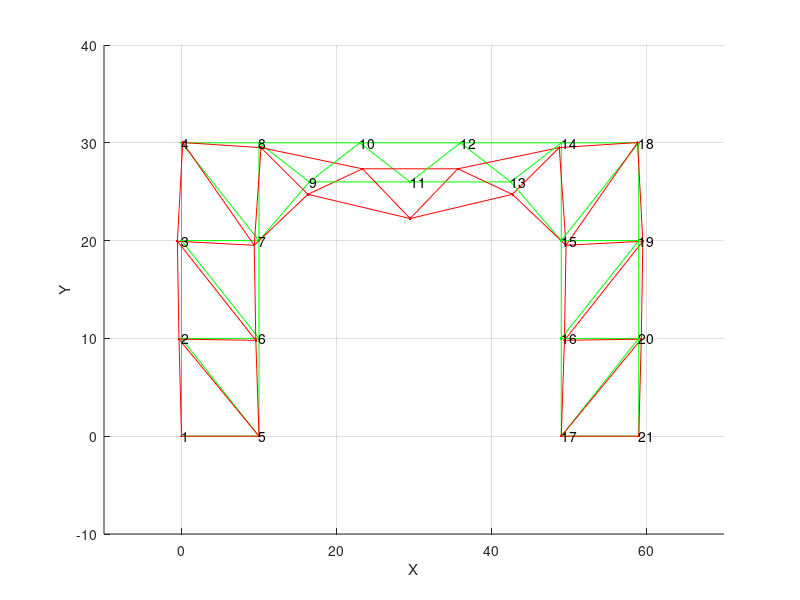

Write the MATLAB code that produced this figure.
% To show 2D built-up structures
% Case: a 2D 16-bar truss
clear all, close all

% (I) Pre-Processor
dx=10; dy=10; % ft
XYZ=[0 0 0;0 dy 0;0 2*dy 0;0 3*dy 0;
    dx 0 0;dx dy 0;dx 2*dy 0;dx 3*dy 0;
    1.65*dx 2.6*dy 0;2.3*dx 3*dy 0;
    2.95*dx 2.6*dy 0;3.6*dx 3*dy 0; 
    4.25*dx 2.6*dy 0;4.9*dx 3*dy 0;
    4.9*dx 2*dy 0;4.9*dx dy 0;4.9*dx 0 0;
    5.9*dx 3*dy 0;5.9*dx 2*dy 0;5.9*dx dy 0;5.9*dx 0 0] %nodal coordinates
CONNEC=[1 2;1 5;2 3;2 5;2 6;3 4;3 6;3 7;
        4 7;4 8;5 6;6 7;7 8;7 9;8 9;8 10
        9 10;9 11;10 11;10 12;11 12;11 13
        12 13;12 14;13 14;13 15;14 15;14 18;
        15 16;15 18;15 19;16 17;16 19;16 20
        17 20;17 21;18 19;19 20;20 21] % connectivity matrix
NN=size(XYZ,1) % number of nodes
NE=size(CONNEC,1)% number of elements
e=(11.6*10e6) % Young's modulus, lbf/ft^2
area=1.2/144 % cross-sectional area, ft^2
tau=0;  % pre-tension, lbf
BCC=zeros(NN,3)
BCC((1:NN),3)=1
BCC([1 5],[1 2])=1 
BCC([17 21],[1 2])=1%specify GBCs
LOAD=[11  2  -36000]  

%(II) Processor
NDF=3 % number of DOFs per node
NTT=NN*NDF % total number of DOFs
K=zeros(NTT,NTT)
F=zeros(NTT,1)
TT=zeros(3,3) % coordinate transformation
for i1=1:NE
   i1
  dxy=XYZ(CONNEC(i1,2),:)-XYZ(CONNEC(i1,1),:)  
  le=norm(dxy)
  TT(1,:)=dxy/le
  TT(2,:)=[0 0 1]
  TT(3,:)=cross(TT(1,:),TT(2,:)) 
  x1=e*area/le
  x2=tau/le
  ke=[x1 0 0 -x1 0 0;    0 x2 0 0 -x2 0;    0 0 x2 0 0 -x2;
          -x1 0 0 x1 0 0;    0 -x2 0 0 x2 0;   0 0 -x2 0 0 x2]
      
  G=zeros(6,6)
  xv=[1 2 3]
  G(xv,xv)=TT
  G(xv+3,xv+3)=TT
  ke=G'*ke*G;
  xv=[(CONNEC(i1,1)-1)*NDF+[1:NDF], (CONNEC(i1,2)-1)*NDF+[1:NDF]]
  K(xv,xv)=K(xv,xv)+ke % assemble the global stiffness matrix
end
F((LOAD(:,1)-1)*NDF+LOAD(:,2))=LOAD(:,3) %global force vector
[xi,xj]=find(BCC==1)
xv=(xi-1)*NDF+xj % location vector of fixed DOFs 
K(xv,:)=[ ]
K(:,xv)=[ ]
F(xv)=[ ] %apply GBCs

u=zeros(NTT,1)
xx=[1:NTT]' 
xx(xv)=[] 
u(xx)=K\F % nodal displacements of free DOFs 
clear xx

%(III) Post-Processor
for i1=1:NN,  XYZ1(i1,1:3)=XYZ(i1,1:3)+u((i1-1)*3+[1 2 3])';  end %compute deformed nodal coordinates

figure(1)
hold ('on'), grid('on'), view(0,90), axis([-10 70 -10 40 0 40]), xlabel('X'), ylabel('Y'), zlabel('Z')
for i1=1:NE
  xv=[CONNEC(i1,1) CONNEC(i1,2)];
  plot3(XYZ(xv,1),XYZ(xv,2),XYZ(xv,3),'.g-',XYZ1(xv,1),XYZ1(xv,2),XYZ1(xv,3),'.r-') % undeformed & deformed configurations
end
for i1=1:NN,  text(XYZ(i1,1),XYZ(i1,2),XYZ(i1,3),num2str(i1)); end %put node numbers
   